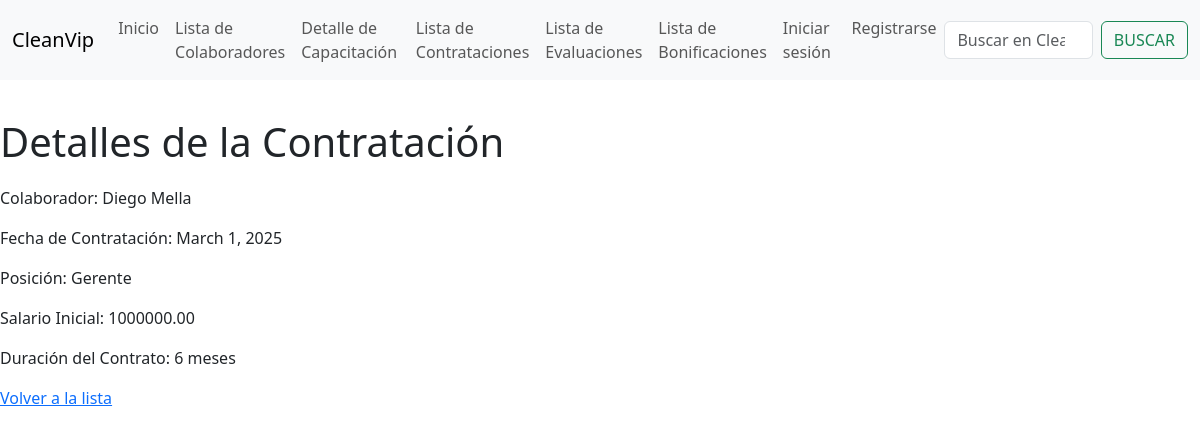
/contrataciones/1/, run on the app's committed database.
### contrataciones/models.py (models this page shows, shortened)
class Contratacion(models.Model):
    colaborador = models.ForeignKey(Colaborador, on_delete=models.CASCADE, related_name='contrataciones')
    fecha_contratacion = models.DateField()
    posicion = models.CharField(max_length=255)
    salario_inicial = models.DecimalField(max_digits=10, decimal_places=2)
    duracion_contrato = models.CharField(max_length=255)  # por ejemplo, "6 meses", "1 año", etc.

### colaboradores/models.py (models this page shows, shortened)
class Colaborador(models.Model):
    rut = models.CharField(max_length=12, unique=True, primary_key=True)
    nombre = models.CharField(max_length=255)
    apellido_paterno = models.CharField(max_length=255)
    apellido_materno = models.CharField(max_length=255)
    fecha_nacimiento = models.DateField()
    id_genero = models.ForeignKey('Genero', on_delete=models.CASCADE, db_column='idGenero')
    estado_civil = models.ForeignKey(EstadoCivil, on_delete=models.CASCADE, db_column='idEstadoCivil')
    direccion = models.CharField(max_length=255)
    comuna = models.CharField(max_length=255)
    telefono = models.CharField(max_length=20)
    email = models.EmailField(max_length=255)
    cargo = models.ForeignKey(Cargo, on_delete=models.CASCADE, db_column='idCargo')
    fecha_ingreso = models.DateField()
    sueldo_base = models.DecimalField(max_digits=10, decimal_places=2)
    departamento = models.ForeignKey(Departamentos, on_delete=models.CASCADE, db_column='idDepartamento')
    capacitaciones = models.ManyToManyField(Capacitacion, related_name='colaboradores')

class Cargo(models.Model):
    id_cargo = models.AutoField(db_column='idCargo', primary_key=True)
    nombre = models.CharField(max_length=100, blank=False, null=False)
    descripcion = models.TextField(blank=True, null=True)
    departamento = models.ForeignKey(Departamentos, on_delete=models.CASCADE)
    def __str__(self):
        return str(self.nombre)

### contrataciones/views.py (the view)
# urls.py: path('<int:pk>/', contratacion_detail, name='contratacion_detail'),
def contratacion_detail(request, pk):
    contratacion = get_object_or_404(Contratacion, pk=pk)
    return render(request, 'contrataciones/contratacion_detail.html', {'contratacion': contratacion})

### contrataciones/templates/contrataciones/contratacion_detail.html (shortened to what this page needs)
{% load static %}
<!DOCTYPE html>
<html>
  <head>
    <link href="https://cdn.jsdelivr.net/npm/bootstrap@5.3.3/dist/css/bootstrap.min.css" rel="stylesheet">
</head>
<body>
<div class="container">
    <nav class="navbar navbar-expand-lg navbar-light bg-light fixed-top">
      <div class="container-fluid">
        <a class="navbar-brand" href="#">CleanVip</a>
        <div class="collapse navbar-collapse" id="navbarSupportedContent">
          <ul class="navbar-nav me-auto mb-2 mb-lg-0">
            <li class="nav-item">
              <a class="nav-link" aria-current="page" href="{% url 'home' %}">Inicio</a>
            </li>
            <li class="nav-item">
              <a class="nav-link" href="{% url 'colaboradores_list' %}">Lista de Colaboradores</a>
            </li>
            <li class="nav-item">
              <a class="nav-link" href="{% url 'capacitaciones_list' %}">Detalle de Capacitación</a>
            </li>
            <li class="nav-item">
              <a class="nav-link" href="{% url 'contratacion_list' %}">Lista de Contrataciones</a>
            </li>
            <li class="nav-item">
              <a class="nav-link" href="{% url 'evaluacion_list' %}">Lista de Evaluaciones</a>
            </li>
            <li class="nav-item">
              <a class="nav-link" href="{% url 'bonificacion_list' %}">Lista de Bonificaciones</a>
            </li>
            {% if user.is_authenticated %}
            <p>Welcome, {{ user.username }}</p>
            <li class="nav-item">
              <a class="nav-link" href="{% url 'logout' %}">Cerrar sesión</a>
            </li>
        {% else %}
            <li class="nav-item">
              <a class="nav-link" href="{% url 'login' %}">Iniciar sesión</a>
            </li>
            <li class="nav-item">
              <a class="nav-link" href="{% url 'registro' %}">Registrarse</a>
            </li>
        {% endif %}
          </ul>
          <form class="d-flex my-2 my-lg-0" role="search">
            <input class="form-control me-2" type="search" placeholder="Buscar en CleanVip..." aria-label="Search">
            <button class="btn btn-outline-success" type="submit">BUSCAR</button>
          </form>
        </div>
      </div>
    </nav>
  </div>
      <br><br>
    <h1>Detalles de la Contratación</h1>
    <p>Colaborador: {{ contratacion.colaborador.nombre }} {{ contratacion.colaborador.apellido_paterno }}</p>
    <p>Fecha de Contratación: {{ contratacion.fecha_contratacion }}</p>
    <p>Posición: {{ contratacion.colaborador.cargo }}</p>
    <p>Salario Inicial: {{ contratacion.salario_inicial }}</p>
    <p>Duración del Contrato: {{ contratacion.duracion_contrato }}</p>
    <a href="{% url 'contratacion_list' %}">Volver a la lista</a>
</body>
</html>

### static/style.css (style rules this page uses)
body { padding-top: 70px; padding-bottom: 20px; }
h1 { margin-bottom: 20px; }

### data on the page
Contratacion: colaborador.nombre "Diego", colaborador.apellido_paterno "Mella", fecha_contratacion "March 1, 2025", colaborador.cargo "Gerente", salario_inicial "1000000.00", duracion_contrato "6 meses"
